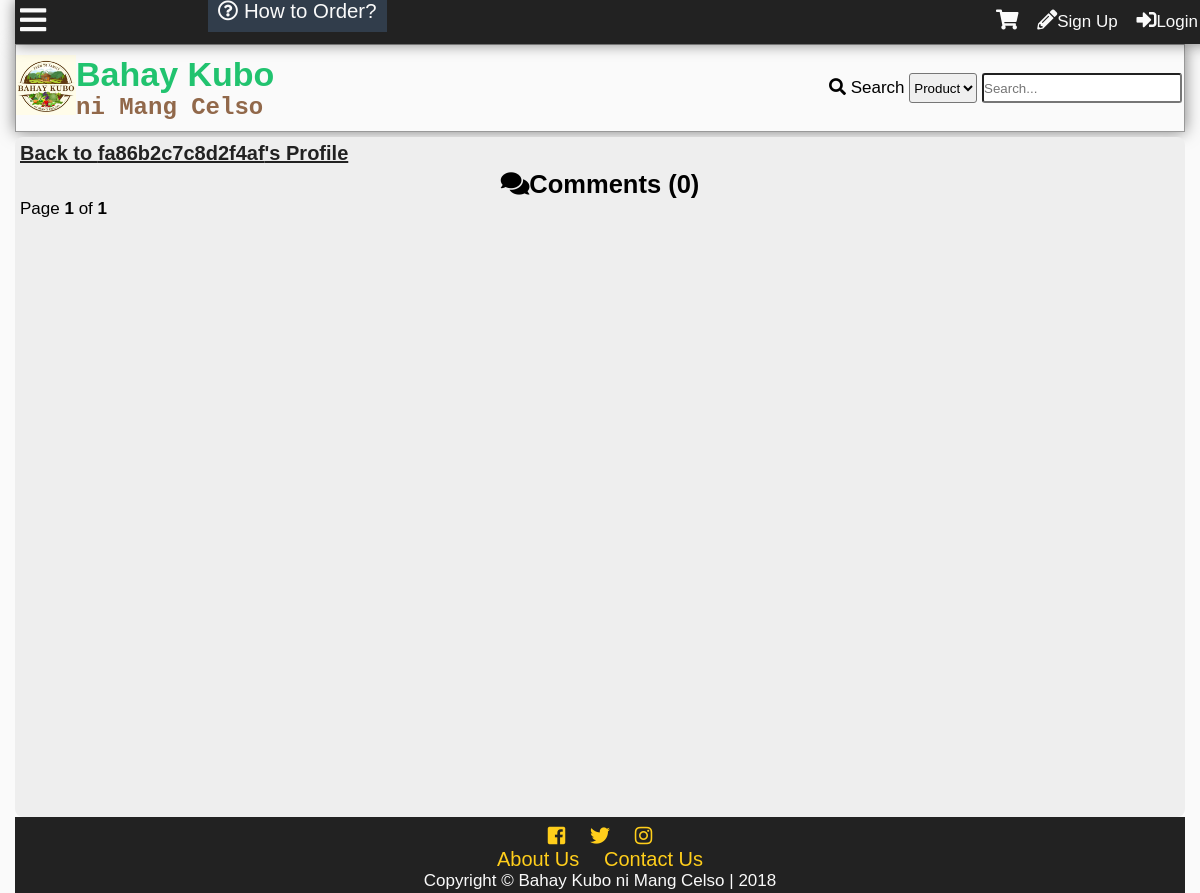
/profilecomments.php?id=5, run on an earlier commit of the app's database.
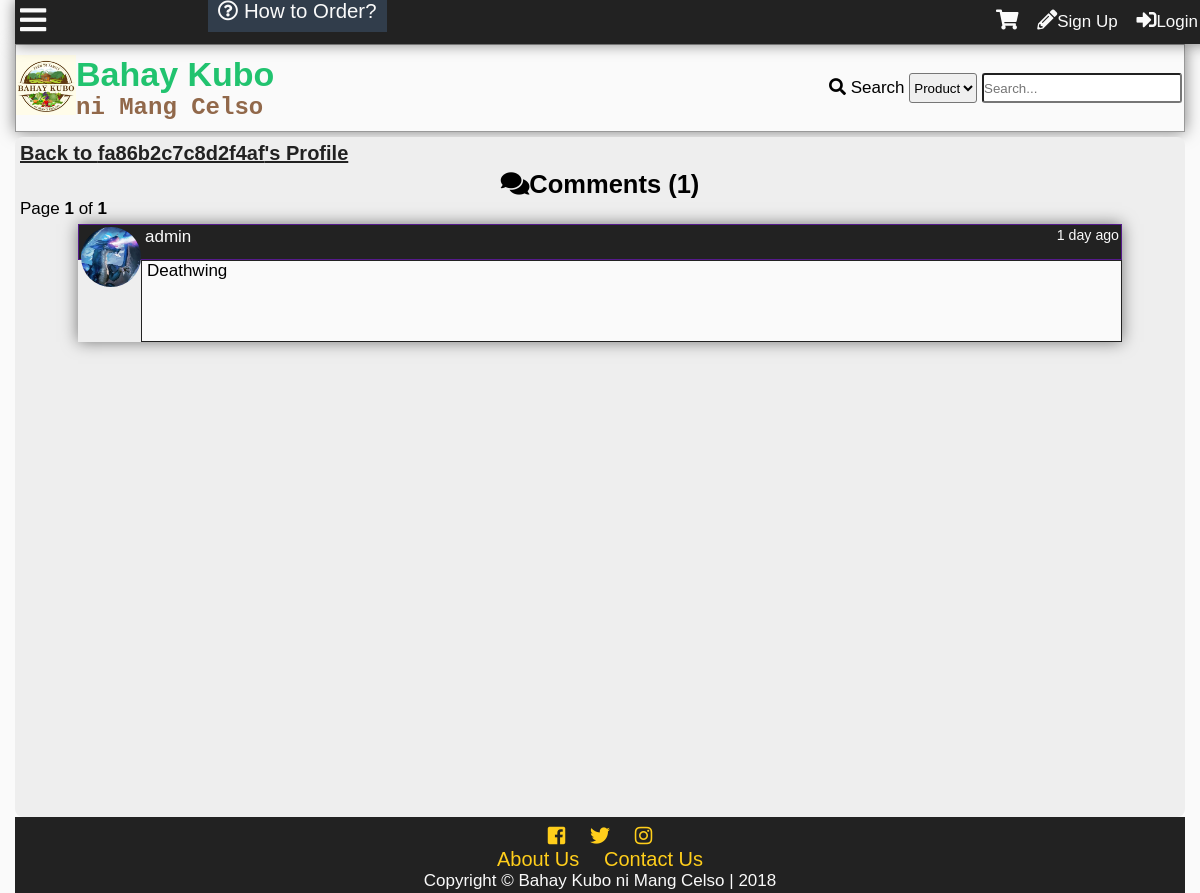
And on a later commit of the database.
### tables this page shows
CREATE TABLE `tblcomment` (
  `commentid` int(11) NOT NULL,
  `userid` int(11) NOT NULL,
  `receiver` int(11) NOT NULL,
  `comment` text NOT NULL,
  `dateposted` datetime NOT NULL DEFAULT '0000-00-00 00:00:00',
  `modified` timestamp NULL DEFAULT NULL ON UPDATE CURRENT_TIMESTAMP
);

CREATE TABLE `tbluser` (
  `userid` int(11) NOT NULL,
  `username` varchar(100) NOT NULL,
  `password` varchar(100) NOT NULL,
  `firstname` varchar(100) NOT NULL,
  `middlename` varchar(100) NOT NULL,
  `lastname` varchar(100) NOT NULL,
  `birthday` varchar(20) NOT NULL,
  `datecreated` timestamp NOT NULL DEFAULT '0000-00-00 00:00:00',
  `email` varchar(100) NOT NULL,
  `website` varchar(255) NOT NULL,
  `location` varchar(255) NOT NULL,
  `usertypeid` int(11) NOT NULL,
  `access` int(11) NOT NULL,
  `imgpath` varchar(200) NOT NULL,
  `bio` text NOT NULL,
  `is_show_email` tinyint(1) NOT NULL,
  `gender` int(11) NOT NULL,
  `lastupdate` timestamp NOT NULL DEFAULT '0000-00-00 00:00:00',
  `lastonline` timestamp NOT NULL DEFAULT '0000-00-00 00:00:00',
  `profileviews` int(11) NOT NULL
);

### profilecomments.php (the view, shortened to what this page needs)
<?php
include'functions.php';
require_once'connection.php';if(isset($_GET['id'])){
	$id=$_GET['id'];
	$sql="SELECT username FROM tbluser WHERE userid='$id'";
	$result=$conn->query($sql);
	$fetch=$result->fetch_object();
	if(!$fetch){
		die('This page doesn\'t exist.');
	}else{
	$name=$fetch->username;
	}
}else{
	die('This page doesn\'t exist.');
}
?>
<!DOCTYPE html>
<html lang="en">
<head>
    <link rel="stylesheet" href="css/style.css">
  	<link rel="stylesheet" href="css/fontawesome-all.css">
</head>
<body>
	<div class="main-container">
		<div class="other-content">
			<h1><a class="btp" href="profile.php?id=<?php echo $_GET['id'] ?>">Back to <?php echo $name ?>'s Profile</a></h1>
<?php
$sql="SELECT commentid FROM tblcomment WHERE receiver='$id'";
$result=$conn->query($sql);
$rows=$result->num_rows;
$page_rows = 10;
$last = ceil($rows/$page_rows);
if($last < 1){
	$last = 1;
}
$pagenum = 1;
$limit = 'LIMIT ' .($pagenum - 1) * $page_rows .',' .$page_rows;
$sql3="SELECT commentid,tblcomment.userid,username,comment,dateposted,imgpath,modified FROM tblcomment
LEFT JOIN tbluser
	ON tblcomment.userid = tbluser.userid
WHERE receiver='$id'
ORDER BY commentid DESC $limit";
$textline1 = "<i class='fas fa-comments'></i>Comments (<b>".number_format($rows)."</b>)";
$textline2 = "Page <b>$pagenum</b> of <b>$last</b>";
$paginationCtrls = '';
 echo'<h2>  '.$textline1.'</h2>
  <p>  '.$textline2.' </p>
  <div id="pagination_controls"> '.$paginationCtrls.'</div>';
$result3=$conn->query($sql3);
while($rows2=$result3->fetch_object()){
	$Cuser=$rows2->username;
	$Ccomment=$rows2->comment;
	$dateposted=$rows2->dateposted;
	$Cimg=$rows2->imgpath;
	$modified=$rows2->modified;
	if($modified==0){
		$modified='';
	}else{
		$modified='<i>Modified: '.time_elapsed_string($modified).'</i>';
	}
	echo'<div class="comment-box">
	<div class="comment-header">
	<a class="cm-user" href="profile.php?name='.$Cuser.'">
	<div class="comment-tn">
	<img src="'.$Cimg.'">
	</div>
	'.$Cuser.'</a>
	<small>'.time_elapsed_string($dateposted).'</small>
	</div>
	<div class="comment-body">
	<div class="com-container"><p class="comment-cm">'.nl2br($Ccomment).'</p></div>
		<p class="modified">'.$modified.'</p>';
		echo'
		</div>
		</div>';
	}
?>
		</div>
	</div>
</body>
</html>

What changed in the data, as far as the page shows it:
added tblcomment: userid.imgpath (picture), userid.username "admin", dateposted "1 day ago", comment "Deathwing"
Also different on the page:
$rows: "0" → "1"
